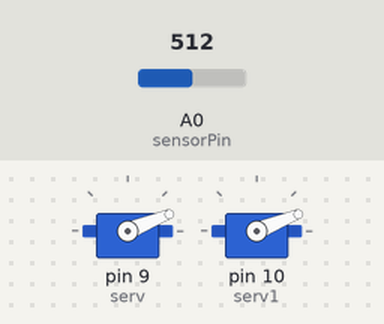
This sketch was run on a simulated Arduino Mega 2560, built with avr-gcc and run on an emulated ATmega2560. Shown: 2 × servo. The inputs (shaded band) are chosen by the test bench; at power-on: A0 (sensorPin) = 512.

Above: at 1.2 s.
1.3 s: A0 (sensorPin) set to 306
At 1.6 s:
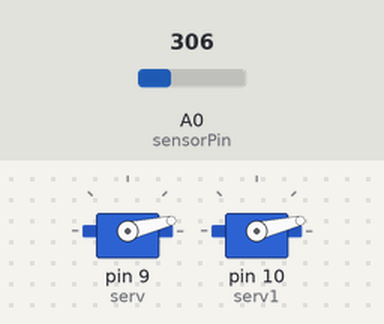
2.8 s: A0 (sensorPin) set to 1023
At 4.0 s:
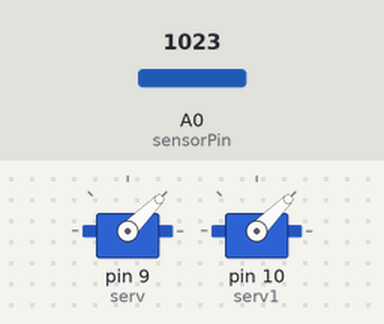
4.3 s: A0 (sensorPin) set to 511
At 5.1 s:
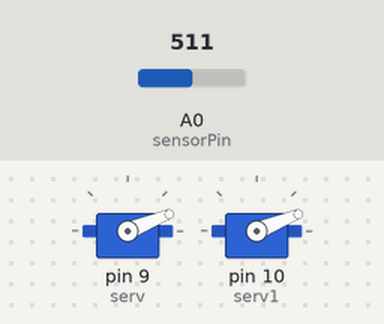
Timing chart, 0 to 7.3 s (numbered marks = the images above; inputs shaded):
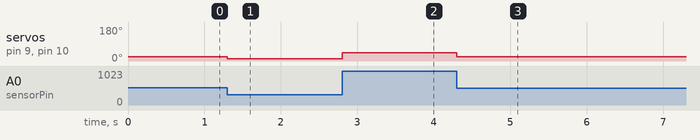

Measured:
- after the input at 1.3 s, servo on pin 9 (serv), servo on pin 10 (serv1): 22° → 13° at once
- after the input at 2.8 s, servo on pin 9 (serv), servo on pin 10 (serv1): 13° → 45° at once
- after the input at 4.3 s, servo on pin 9 (serv), servo on pin 10 (serv1): 45° → 22° at once

The sketch:

Working_Potentiometer_Code.ino
```cpp
/** @file
 *  This code runs 2 servos off the input of a potentiometer.
 *
 *  This program uses 2 servo motors and one potentiometer.
 *  When the user turns the potentiometer, the input goes in
 *  to the Arduino and is then routed to the input of the two
 *  servos.
 */

#include <Servo.h>

/** First servo */
Servo serv;
/** Second servo */
Servo serv1;
/** Pin that the output from the potentiometer inputs to the Arduino*/
int sensorPin = A0;
/** Value for storing input from potentiometer */
int pinput = 45;

/** Code that attaches the servos.
 *
 *  This code is run once at the beginning of the program
 *  It just attaches the servos to two of the analog output
 *  pins
 *
 *  @param void
 *  @return void
 */

void setup() {
  serv.attach(9);
  serv1.attach(10);
}

/** Code that runs the servos.
 *
 *  This code loops repeatidly for the duration
 *  that power is running through the arduino.
 *  It reads the input from the pot. maps it to
 *  360 degrees of rotation then writes that to
 *  both the servos.
 *
 *  @param void
 *  @return void
 */

void loop() {
  pinput = analogRead(sensorPin);
  pinput = map(pinput, 0, 1023, 0, 45);
  serv.write(pinput);
  serv1.write(pinput);
}
```
